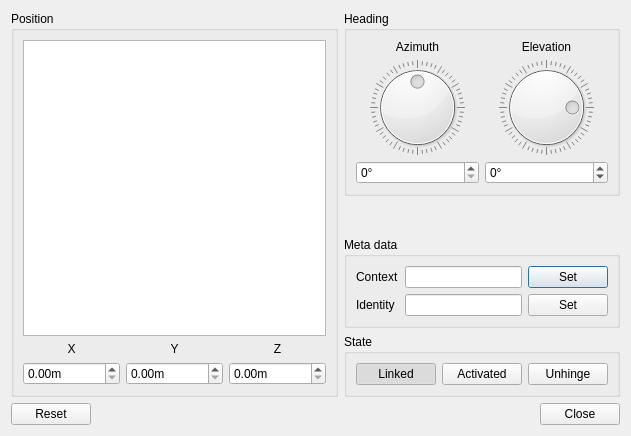
<?xml version="1.0" encoding="UTF-8"?>
<ui version="4.0">
 <class>Manual</class>
 <widget class="QDialog" name="Manual">
  <property name="geometry">
   <rect>
    <x>0</x>
    <y>0</y>
    <width>631</width>
    <height>436</height>
   </rect>
  </property>
  <property name="windowTitle">
   <string>Manual Mumble Positional Audio</string>
  </property>
  <property name="styleSheet">
   <string notr="true">font: 57 11pt &quot;Terminus (TTF)&quot;;</string>
  </property>
  <layout class="QVBoxLayout" name="verticalLayout">
   <item>
    <layout class="QHBoxLayout" name="qhlHorizontal" stretch="0,0">
     <item>
      <widget class="QGroupBox" name="qgbPosition">
       <property name="sizePolicy">
        <sizepolicy hsizetype="Preferred" vsizetype="Preferred">
         <horstretch>2</horstretch>
         <verstretch>0</verstretch>
        </sizepolicy>
       </property>
       <property name="title">
        <string>Position</string>
       </property>
       <layout class="QVBoxLayout" name="verticalLayout_2" stretch="0,0">
        <item>
         <widget class="QGraphicsView" name="qgvPosition">
          <property name="verticalScrollBarPolicy">
           <enum>Qt::ScrollBarAlwaysOff</enum>
          </property>
          <property name="horizontalScrollBarPolicy">
           <enum>Qt::ScrollBarAlwaysOff</enum>
          </property>
          <property name="backgroundBrush">
           <brush brushstyle="NoBrush">
            <color alpha="255">
             <red>0</red>
             <green>0</green>
             <blue>0</blue>
            </color>
           </brush>
          </property>
          <property name="foregroundBrush">
           <brush brushstyle="NoBrush">
            <color alpha="255">
             <red>0</red>
             <green>0</green>
             <blue>0</blue>
            </color>
           </brush>
          </property>
          <property name="interactive">
           <bool>true</bool>
          </property>
          <property name="sceneRect">
           <rectf>
            <x>-50.000000000000000</x>
            <y>-50.000000000000000</y>
            <width>100.000000000000000</width>
            <height>100.000000000000000</height>
           </rectf>
          </property>
         </widget>
        </item>
        <item>
         <layout class="QGridLayout" name="gridLayout_2">
          <item row="1" column="0">
           <widget class="QLabel" name="qlX">
            <property name="text">
             <string>X</string>
            </property>
            <property name="alignment">
             <set>Qt::AlignCenter</set>
            </property>
           </widget>
          </item>
          <item row="1" column="1">
           <widget class="QLabel" name="qlY">
            <property name="text">
             <string>Y</string>
            </property>
            <property name="alignment">
             <set>Qt::AlignCenter</set>
            </property>
           </widget>
          </item>
          <item row="1" column="2">
           <widget class="QLabel" name="qlZ">
            <property name="text">
             <string>Z</string>
            </property>
            <property name="alignment">
             <set>Qt::AlignCenter</set>
            </property>
           </widget>
          </item>
          <item row="2" column="0">
           <widget class="QDoubleSpinBox" name="qdsbX">
            <property name="prefix">
             <string/>
            </property>
            <property name="suffix">
             <string>m</string>
            </property>
           </widget>
          </item>
          <item row="2" column="1">
           <widget class="QDoubleSpinBox" name="qdsbY">
            <property name="suffix">
             <string>m</string>
            </property>
           </widget>
          </item>
          <item row="2" column="2">
           <widget class="QDoubleSpinBox" name="qdsbZ">
            <property name="suffix">
             <string>m</string>
            </property>
           </widget>
          </item>
         </layout>
        </item>
       </layout>
      </widget>
     </item>
     <item>
      <layout class="QVBoxLayout" name="qhlVertical">
       <item>
        <widget class="QGroupBox" name="qgbHeading">
         <property name="sizePolicy">
          <sizepolicy hsizetype="Preferred" vsizetype="Preferred">
           <horstretch>0</horstretch>
           <verstretch>0</verstretch>
          </sizepolicy>
         </property>
         <property name="title">
          <string>Heading</string>
         </property>
         <layout class="QGridLayout" name="gridLayout">
          <item row="0" column="0">
           <widget class="QLabel" name="qlAzimuth">
            <property name="sizePolicy">
             <sizepolicy hsizetype="Preferred" vsizetype="Minimum">
              <horstretch>0</horstretch>
              <verstretch>0</verstretch>
             </sizepolicy>
            </property>
            <property name="text">
             <string>Azimuth</string>
            </property>
            <property name="alignment">
             <set>Qt::AlignCenter</set>
            </property>
           </widget>
          </item>
          <item row="1" column="0">
           <widget class="QDial" name="qdAzimuth">
            <property name="minimum">
             <number>-180</number>
            </property>
            <property name="maximum">
             <number>180</number>
            </property>
            <property name="pageStep">
             <number>30</number>
            </property>
            <property name="wrapping">
             <bool>true</bool>
            </property>
            <property name="notchTarget">
             <double>6.000000000000000</double>
            </property>
            <property name="notchesVisible">
             <bool>true</bool>
            </property>
           </widget>
          </item>
          <item row="0" column="1">
           <widget class="QLabel" name="qlElevation">
            <property name="sizePolicy">
             <sizepolicy hsizetype="Preferred" vsizetype="Minimum">
              <horstretch>0</horstretch>
              <verstretch>0</verstretch>
             </sizepolicy>
            </property>
            <property name="text">
             <string>Elevation</string>
            </property>
            <property name="alignment">
             <set>Qt::AlignCenter</set>
            </property>
           </widget>
          </item>
          <item row="1" column="1">
           <widget class="QDial" name="qdElevation">
            <property name="minimum">
             <number>-180</number>
            </property>
            <property name="maximum">
             <number>180</number>
            </property>
            <property name="pageStep">
             <number>30</number>
            </property>
            <property name="value">
             <number>90</number>
            </property>
            <property name="sliderPosition">
             <number>90</number>
            </property>
            <property name="wrapping">
             <bool>true</bool>
            </property>
            <property name="notchTarget">
             <double>6.000000000000000</double>
            </property>
            <property name="notchesVisible">
             <bool>true</bool>
            </property>
           </widget>
          </item>
          <item row="2" column="0">
           <widget class="QSpinBox" name="qsbAzimuth">
            <property name="suffix">
             <string>°</string>
            </property>
            <property name="maximum">
             <number>360</number>
            </property>
           </widget>
          </item>
          <item row="2" column="1">
           <widget class="QSpinBox" name="qsbElevation">
            <property name="suffix">
             <string>°</string>
            </property>
            <property name="minimum">
             <number>-90</number>
            </property>
            <property name="maximum">
             <number>90</number>
            </property>
           </widget>
          </item>
         </layout>
        </widget>
       </item>
       <item>
        <spacer name="verticalSpacer">
         <property name="orientation">
          <enum>Qt::Vertical</enum>
         </property>
         <property name="sizeHint" stdset="0">
          <size>
           <width>20</width>
           <height>40</height>
          </size>
         </property>
        </spacer>
       </item>
       <item>
        <widget class="QGroupBox" name="qgbMeta">
         <property name="title">
          <string>Meta data</string>
         </property>
         <layout class="QGridLayout" name="gridLayout_3">
          <item row="0" column="1">
           <widget class="QLineEdit" name="qleContext"/>
          </item>
          <item row="0" column="0">
           <widget class="QLabel" name="qlContext">
            <property name="text">
             <string>Context</string>
            </property>
           </widget>
          </item>
          <item row="1" column="0">
           <widget class="QLabel" name="qlIdentity">
            <property name="text">
             <string>Identity</string>
            </property>
           </widget>
          </item>
          <item row="0" column="2">
           <widget class="QPushButton" name="qpbContext">
            <property name="text">
             <string>Set</string>
            </property>
           </widget>
          </item>
          <item row="1" column="2">
           <widget class="QPushButton" name="qpbIdentity">
            <property name="text">
             <string>Set</string>
            </property>
           </widget>
          </item>
          <item row="1" column="1">
           <widget class="QLineEdit" name="qleIdentity"/>
          </item>
         </layout>
        </widget>
       </item>
       <item>
        <widget class="QGroupBox" name="qgbState">
         <property name="sizePolicy">
          <sizepolicy hsizetype="Preferred" vsizetype="Minimum">
           <horstretch>0</horstretch>
           <verstretch>0</verstretch>
          </sizepolicy>
         </property>
         <property name="title">
          <string>State</string>
         </property>
         <layout class="QHBoxLayout" name="horizontalLayout">
          <item>
           <widget class="QPushButton" name="qpbLinked">
            <property name="text">
             <string>Linked</string>
            </property>
            <property name="checkable">
             <bool>true</bool>
            </property>
            <property name="checked">
             <bool>true</bool>
            </property>
           </widget>
          </item>
          <item>
           <widget class="QPushButton" name="qpbActivated">
            <property name="text">
             <string>Activated</string>
            </property>
            <property name="checkable">
             <bool>true</bool>
            </property>
            <property name="checked">
             <bool>false</bool>
            </property>
           </widget>
          </item>
          <item>
           <widget class="QPushButton" name="qpbUnhinge">
            <property name="text">
             <string>Unhinge</string>
            </property>
           </widget>
          </item>
         </layout>
        </widget>
       </item>
      </layout>
     </item>
    </layout>
   </item>
   <item>
    <widget class="QDialogButtonBox" name="buttonBox">
     <property name="orientation">
      <enum>Qt::Horizontal</enum>
     </property>
     <property name="standardButtons">
      <set>QDialogButtonBox::Close|QDialogButtonBox::Reset</set>
     </property>
    </widget>
   </item>
  </layout>
 </widget>
 <resources/>
 <connections>
  <connection>
   <sender>buttonBox</sender>
   <signal>accepted()</signal>
   <receiver>Manual</receiver>
   <slot>accept()</slot>
   <hints>
    <hint type="sourcelabel">
     <x>248</x>
     <y>254</y>
    </hint>
    <hint type="destinationlabel">
     <x>157</x>
     <y>274</y>
    </hint>
   </hints>
  </connection>
  <connection>
   <sender>buttonBox</sender>
   <signal>rejected()</signal>
   <receiver>Manual</receiver>
   <slot>reject()</slot>
   <hints>
    <hint type="sourcelabel">
     <x>316</x>
     <y>260</y>
    </hint>
    <hint type="destinationlabel">
     <x>286</x>
     <y>274</y>
    </hint>
   </hints>
  </connection>
 </connections>
</ui>
